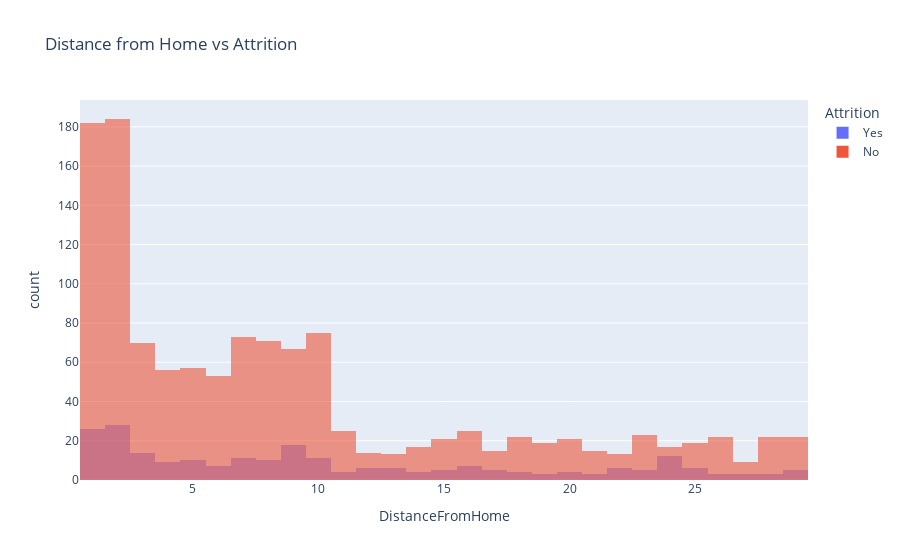

The cell this chart's notebook holds for it:
### Markdown cell above
### Attrition by Distance Frome Home

### Code cell
px.histogram(df, x="DistanceFromHome", color="Attrition", nbins=30, barmode="overlay",
             title="Distance from Home vs Attrition", opacity=0.6).show()

### Figure 1 — Plotly figure (JSON) as saved in the notebook; plotly's stock layout.template omitted (floating-point values rounded to 4 significant figures; data arrays with more than 128 entries replaced by an {"elided": "..."} marker saying what was removed)
{"data": [{"bingroup": "x", "hovertemplate": "Attrition=Yes<br>DistanceFromHome=%{x}<br>count=%{y}<extra></extra>", "legendgroup": "Yes", "marker": {"color": "#636efa", "opacity": 0.6, "pattern": {"shape": ""}}, "name": "Yes", "nbinsx": 30, "orientation": "v", "showlegend": true, "type": "histogram", "x": {"elided": "238 int values"}, "xaxis": "x", "yaxis": "y"}, {"bingroup": "x", "hovertemplate": "Attrition=No<br>DistanceFromHome=%{x}<br>count=%{y}<extra></extra>", "legendgroup": "No", "marker": {"color": "#EF553B", "opacity": 0.6, "pattern": {"shape": ""}}, "name": "No", "nbinsx": 30, "orientation": "v", "showlegend": true, "type": "histogram", "x": {"elided": "1242 int values"}, "xaxis": "x", "yaxis": "y"}], "layout": {"barmode": "overlay", "legend": {"title": {"text": "Attrition"}, "tracegroupgap": 0}, "title": {"text": "Distance from Home vs Attrition"}, "xaxis": {"anchor": "y", "domain": [0, 1], "title": {"text": "DistanceFromHome"}}, "yaxis": {"anchor": "x", "domain": [0, 1], "title": {"text": "count"}}}}
